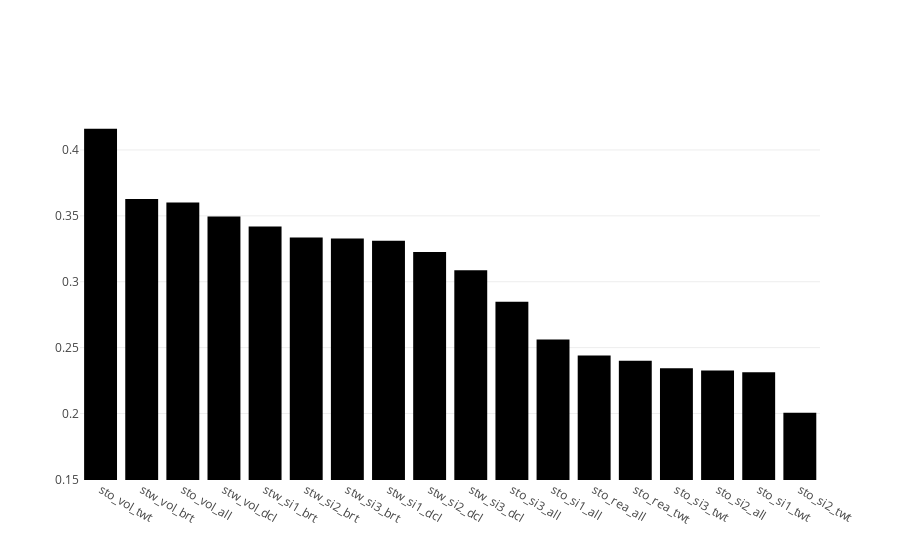

Notebook code cell kept with this figure:
### Code cell
fig = go.Figure()
fig.add_trace(go.Bar(x=a.index, y=a, marker_color='rgb(0,0,0)', orientation='v'))
fig.layout.update(
    
)
iplot(fig)

### Figure 1 — Plotly figure (JSON) as saved in the notebook; plotly's stock layout.template omitted (floating-point values rounded to 4 significant figures)
{"data": [{"marker": {"color": "rgb(0, 0, 0)"}, "orientation": "v", "type": "bar", "uid": "ef81ba77-efb5-4e9b-9cb8-53bd99d36374", "x": ["sto_vol_twt", "stw_vol_brt", "sto_vol_all", "stw_vol_dcl", "stw_si1_brt", "stw_si2_brt", "stw_si3_brt", "stw_si1_dcl", "stw_si2_dcl", "stw_si3_dcl", "sto_si3_all", "sto_si1_all", "sto_rea_all", "sto_rea_twt", "sto_si3_twt", "sto_si2_all", "sto_si1_twt", "sto_si2_twt"], "y": [0.416, 0.3627, 0.3602, 0.3495, 0.342, 0.3335, 0.3327, 0.3311, 0.3226, 0.3087, 0.2848, 0.2562, 0.2441, 0.24, 0.2343, 0.2327, 0.2313, 0.2006]}], "layout": {"autosize": true, "xaxis": {"autorange": false, "range": [-0.5, 17.49], "type": "category"}, "yaxis": {"autorange": false, "range": [0.1495, 0.4379], "type": "linear"}}}
